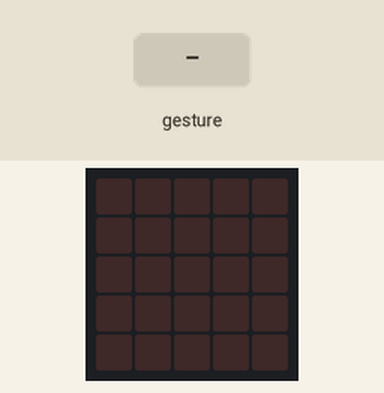
This program was run on a simulated BBC micro:bit running MicroPython. Parts: the board's 5×5 LED display. The inputs (shaded band) are chosen by the test bench. Random numbers come from a fixed seed; a tilt is held for 1.5 s and a shake lasts 1 s, then the board lies face up again.

Above: at 1.2 s.
1.3 s: gesture 'shake'
At 2.7 s:
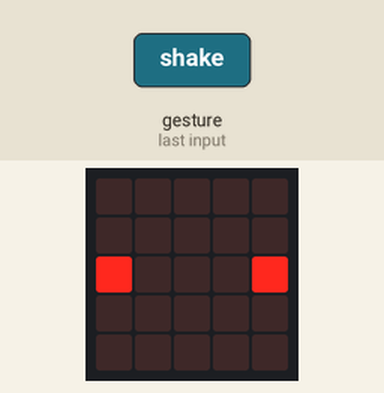
3.0 s: gesture 'shake'
At 4.0 s:
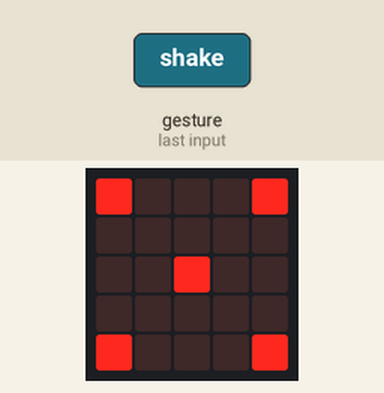
4.7 s: gesture 'shake'
At 5.3 s:
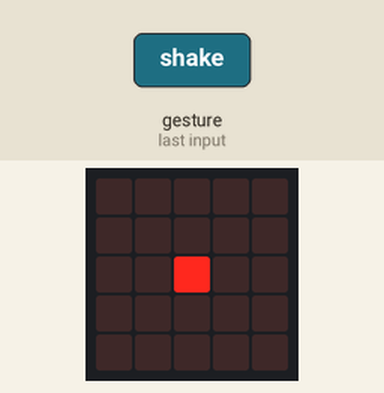
6.4 s: gesture 'shake'
At 7.8 s:
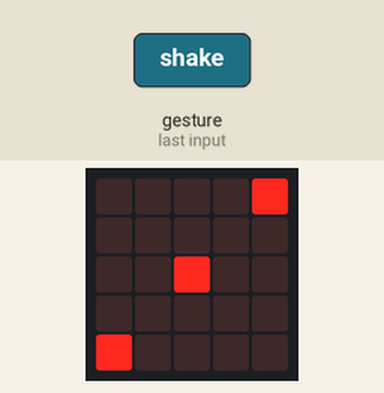
Timing chart, 0 to 9.1 s (numbered marks = the images above; inputs shaded):
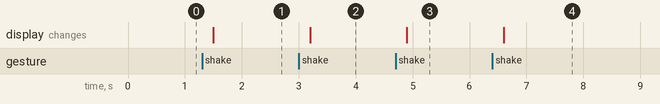

Measured:
- after the input at 1.3 s, the display: changes after 0.20 s (image 1)
- after the input at 3.0 s, the display: changes after 0.20 s (image 2)
- after the input at 4.7 s, the display: changes after 0.20 s (image 3)
- after the input at 6.4 s, the display: changes after 0.20 s (image 4)

The program:

Dice_Roller.py
```python
from microbit import *
import random

while True:
    if accelerometer.was_gesture('shake'):
        number = random.randint(1, 6)
        if number == 1:
            display.show(Image(
            "00000:"
            "00000:"
            "00900:"
            "00000:"
            "00000"))
        elif number == 2:
            display.show(Image(
            "00000:"
            "00000:"
            "90009:"
            "00000:"
            "00000"))
        elif number == 3:
            display.show(Image(
            "00009:"
            "00000:"
            "00900:"
            "00000:"
            "90000"))
        elif number == 4:
            display.show(Image(
            "90009:"
            "00000:"
            "00000:"
            "00000:"
            "90009"))
        elif number == 5:
            display.show(Image(
            "90009:"
            "00000:"
            "00900:"
            "00000:"
            "90009"))
        else:
            display.show(Image(
            "90009:"
            "00000:"
            "90009:"
            "00000:"
            "90009"))
```
